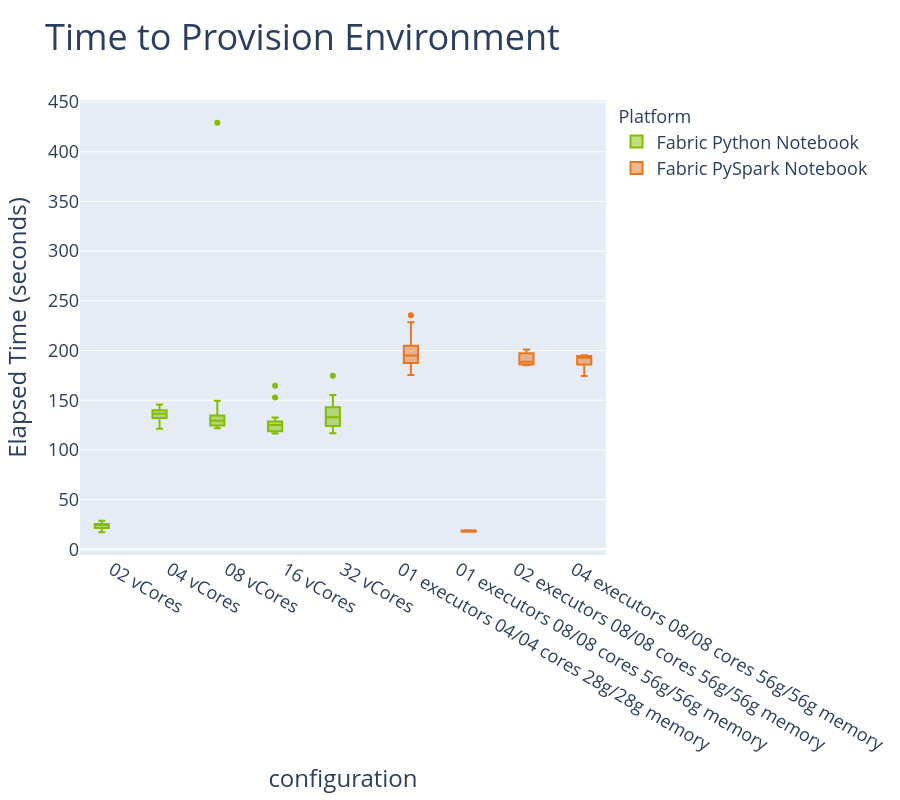

The notebook cell this image was saved under:
### Code cell
fig = px.box(spin_up_times, 
             x="configuration",
             y="stage_time_delta",
             title="Time to Provision Environment",
             color="platform"
             )

fig.update_layout(
    yaxis_title="Elapsed Time (seconds)"
)

fig.update_layout(
    title=dict(font=dict(size=36)),
    xaxis=dict(title_font=dict(size=24), tickfont=dict(size=18)),
    yaxis=dict(title_font=dict(size=24), tickfont=dict(size=18)),
    legend=dict(title=dict(text="Platform", font=dict(size=18)), font=dict(size=18))
)

fig.show(config={"toImageButtonOptions": {"format": "png", "scale": 2, "filename": "chart1", "width": 1920, "height": 1080}})

### Figure 1 — Plotly figure (JSON) as saved in the notebook; plotly's stock layout.template omitted (floating-point values rounded to 4 significant figures)
{"data": [{"alignmentgroup": "True", "hovertemplate": "platform=Fabric Python Notebook<br>configuration=%{x}<br>stage_time_delta=%{y}<extra></extra>", "legendgroup": "Fabric Python Notebook", "marker": {"color": "#84BD00"}, "name": "Fabric Python Notebook", "notched": false, "offsetgroup": "Fabric Python Notebook", "orientation": "v", "showlegend": true, "type": "box", "x": ["02 vCores", "02 vCores", "04 vCores", "04 vCores", "04 vCores", "02 vCores", "02 vCores", "02 vCores", "04 vCores", "04 vCores", "02 vCores", "02 vCores", "02 vCores", "04 vCores", "04 vCores", "04 vCores", "08 vCores", "08 vCores", "08 vCores", "16 vCores", "16 vCores", "16 vCores", "02 vCores", "02 vCores", "02 vCores", "04 vCores", "04 vCores", "04 vCores", "08 vCores", "08 vCores", "08 vCores", "16 vCores", "16 vCores", "16 vCores", "02 vCores", "02 vCores", "02 vCores", "04 vCores", "04 vCores", "04 vCores", "08 vCores", "08 vCores", "08 vCores", "16 vCores", "16 vCores", "16 vCores", "32 vCores", "32 vCores", "32 vCores", "32 vCores", "32 vCores", "32 vCores", "32 vCores", "32 vCores", "32 vCores", "02 vCores", "02 vCores", "04 vCores", "04 vCores", "08 vCores", "08 vCores", "16 vCores", "16 vCores", "32 vCores", "32 vCores", "02 vCores", "02 vCores", "04 vCores", "04 vCores", "08 vCores", "08 vCores", "16 vCores", "16 vCores", "32 vCores", "32 vCores", "02 vCores", "02 vCores", "04 vCores", "04 vCores", "08 vCores", "08 vCores", "16 vCores", "16 vCores", "32 vCores", "32 vCores"], "x0": " ", "xaxis": "x", "y": [25.35, 24.05, 139.8, 141.0, 136.0, 24.66, 22.03, 25.69, 135.4, 136.5, 18.14, 18.87, 17.12, 127.1, 132.0, 127.2, 126.8, 429.2, 129.2, 116.7, 116.4, 116.5, 28.78, 25.19, 25.59, 135.6, 136.5, 145.5, 123.4, 121.8, 123.9, 124.9, 123.5, 125.2, 22.43, 22.45, 23.36, 121.2, 138.3, 143.3, 127.8, 123.8, 134.4, 132.6, 152.7, 122.0, 117.9, 116.8, 118.1, 136.7, 155.2, 145.0, 145.2, 133.1, 132.5, 20.64, 18.69, 139.8, 121.4, 127.7, 149.4, 128.6, 117.7, 174.5, 126.5, 25.72, 26.28, 135.3, 132.2, 129.5, 142.3, 125.3, 164.5, 136.4, 123.2, 25.25, 25.43, 138.6, 142.3, 134.8, 134.2, 126.3, 128.6, 130.7, 132.8], "y0": " ", "yaxis": "y"}, {"alignmentgroup": "True", "hovertemplate": "platform=Fabric PySpark Notebook<br>configuration=%{x}<br>stage_time_delta=%{y}<extra></extra>", "legendgroup": "Fabric PySpark Notebook", "marker": {"color": "#E87722"}, "name": "Fabric PySpark Notebook", "notched": false, "offsetgroup": "Fabric PySpark Notebook", "orientation": "v", "showlegend": true, "type": "box", "x": ["01 executors 04/04 cores 28g/28g memory", "01 executors 04/04 cores 28g/28g memory", "01 executors 04/04 cores 28g/28g memory", "01 executors 04/04 cores 28g/28g memory", "01 executors 04/04 cores 28g/28g memory", "01 executors 04/04 cores 28g/28g memory", "01 executors 04/04 cores 28g/28g memory", "01 executors 04/04 cores 28g/28g memory", "01 executors 04/04 cores 28g/28g memory", "01 executors 04/04 cores 28g/28g memory", "01 executors 04/04 cores 28g/28g memory", "01 executors 04/04 cores 28g/28g memory", "01 executors 04/04 cores 28g/28g memory", "01 executors 04/04 cores 28g/28g memory", "01 executors 04/04 cores 28g/28g memory", "01 executors 04/04 cores 28g/28g memory", "01 executors 04/04 cores 28g/28g memory", "01 executors 04/04 cores 28g/28g memory", "01 executors 08/08 cores 56g/56g memory", "01 executors 08/08 cores 56g/56g memory", "01 executors 08/08 cores 56g/56g memory", "02 executors 08/08 cores 56g/56g memory", "02 executors 08/08 cores 56g/56g memory", "02 executors 08/08 cores 56g/56g memory", "04 executors 08/08 cores 56g/56g memory", "04 executors 08/08 cores 56g/56g memory", "04 executors 08/08 cores 56g/56g memory", "01 executors 08/08 cores 56g/56g memory", "01 executors 08/08 cores 56g/56g memory", "02 executors 08/08 cores 56g/56g memory", "02 executors 08/08 cores 56g/56g memory", "04 executors 08/08 cores 56g/56g memory", "04 executors 08/08 cores 56g/56g memory"], "x0": " ", "xaxis": "x", "y": [204.3, 184.0, 219.9, 175.3, 187.7, 193.2, 204.2, 180.3, 183.3, 228.4, 204.7, 196.7, 187.3, 192.4, 235.4, 200.9, 224.3, 187.6, 17.7, 18.62, 19.2, 196.0, 186.1, 188.7, 174.3, 192.8, 195.2, 17.61, 18.6, 201.0, 185.2, 194.1, 189.9], "y0": " ", "yaxis": "y"}], "layout": {"boxmode": "group", "height": 800, "legend": {"font": {"size": 18}, "title": {"font": {"size": 18}, "text": "Platform"}, "tracegroupgap": 0}, "title": {"font": {"size": 36}, "text": "Time to Provision Environment"}, "xaxis": {"anchor": "y", "domain": [0, 1], "tickfont": {"size": 18}, "title": {"font": {"size": 24}, "text": "configuration"}}, "yaxis": {"anchor": "x", "domain": [0, 1], "tickfont": {"size": 18}, "title": {"font": {"size": 24}, "text": "Elapsed Time (seconds)"}}}}
